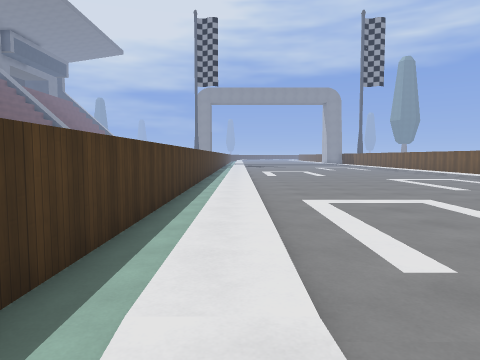
View 1 (above)

18 first-person views from a walk through a 3-D level made in the Godot game engine. The camera is 1.3 m above the floor, tilts 4° down and sees 70° across. The floor is counted in squares, 1.8 m on a side. Each view is taken from the middle of a square. On the plan, view 1 faces up. The plan holds only what a view shows up to about 11 squares ahead; the rest is blank. The place goes on beyond the plan. Some surface patterns are stand-ins.

View 2
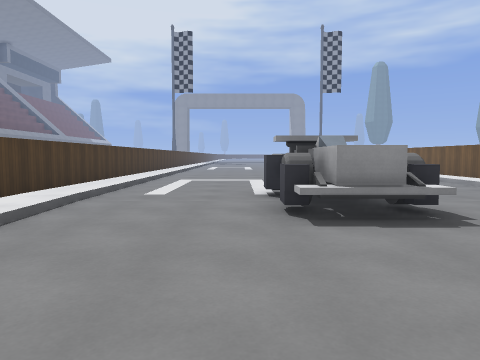

View 3
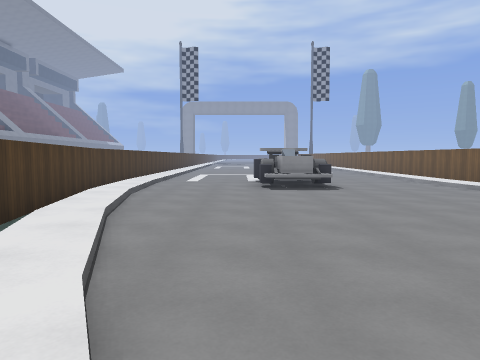

View 4
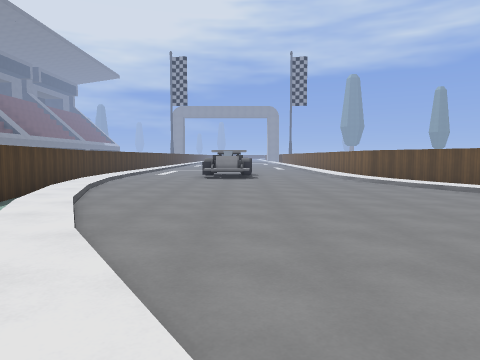

View 5
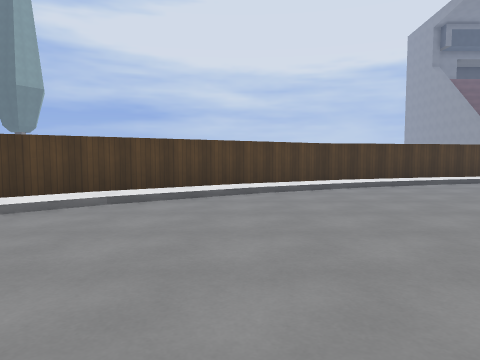

View 6
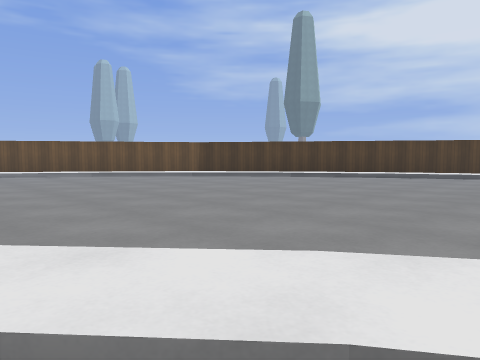

View 7
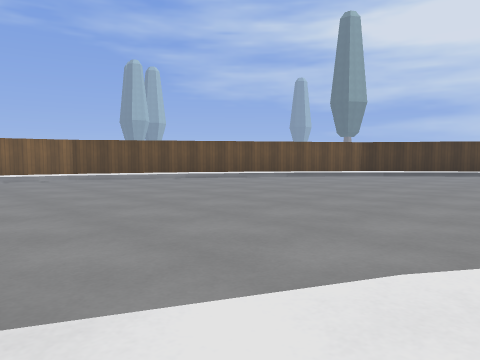

View 8
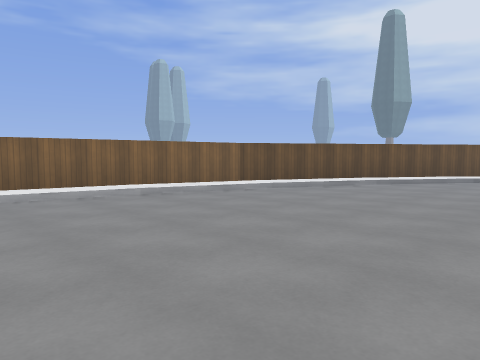

View 9
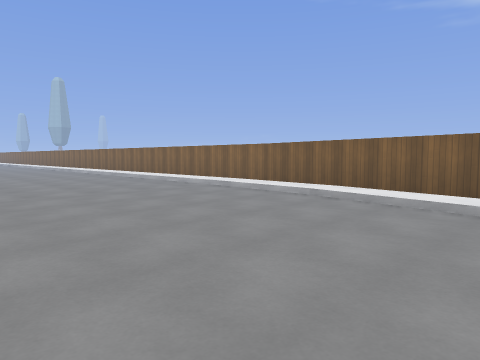

View 10
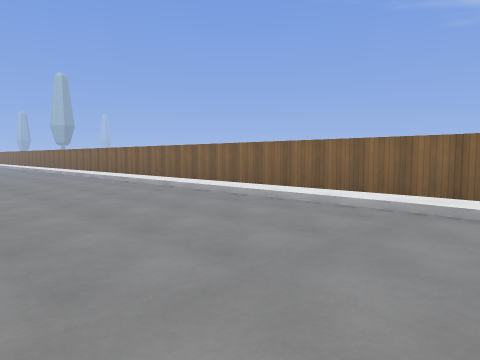

View 11
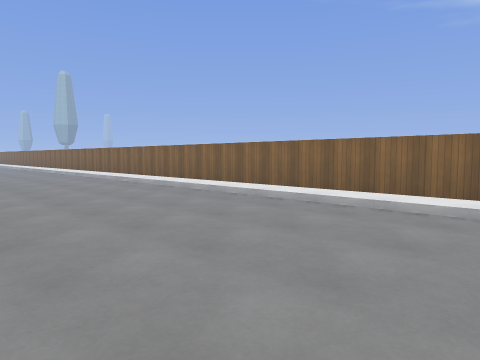

View 12
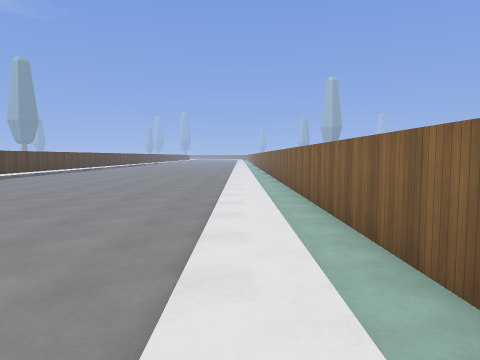

View 13
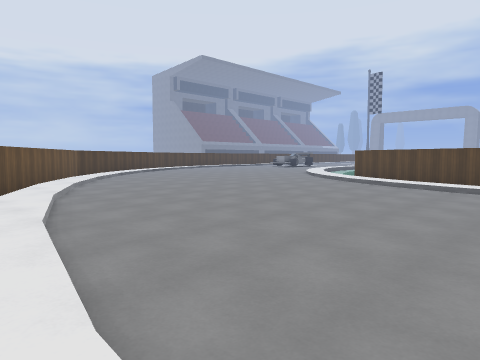

View 14
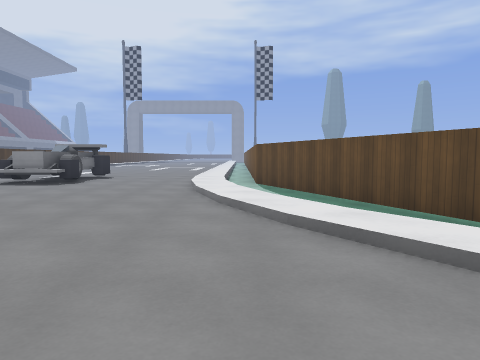

View 15
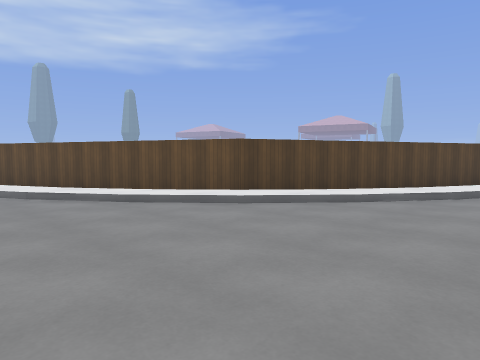

View 16
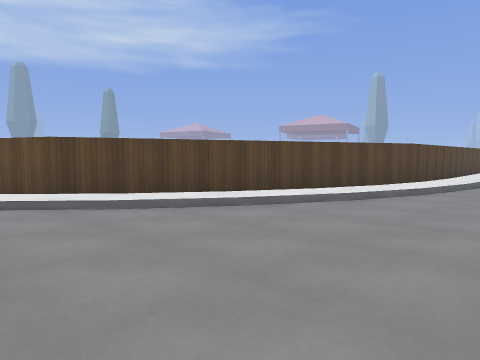

View 17
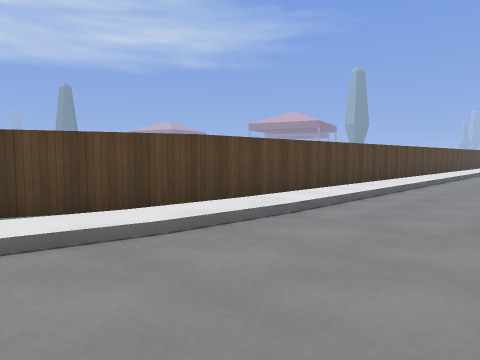

View 18
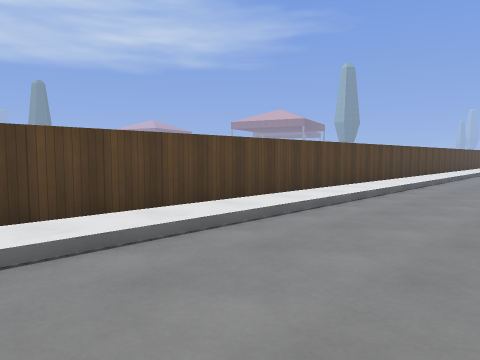

### Floor plan
Key: @ floor where view 1 was taken; # wall or solid block; . main floor; : floor 0.25 m higher than the main floor; - floor 0.25 m lower than the main floor; / step, stairs or slope; C car.
Columns run from 2 left of view 1 to 32 right of it. Each row starts with its distance up from view 1.
 11 #-:.......
 10 #-:.......
  9 #-:......
  8 #-:......
  7 #-:.....
  6 #-:....
  5 #-:....   .:
  4 #-:....   .:
  3 #-:... C ..
  2 #-:...CC...:-#
  1 #-:...CC...:-#
  0 ##@...CC...:-##
 -1  #:........//-#
 -2  #/........//-##
 -3  #//........:--#
 -4  #//........//-#
 -5  ##:........//-##
 -6   #//........//-#
 -7   #//.........:/###
 -8   #-:..........:/-###
 -9   ##//..........:/   ##
-10    ##:...........///   ############
-11     #//...........//://------
-12     ##//.............//::::::::::::
-13      ##//..........................
-14       #-:/........................
-15         /:/..................    ..
-16         #-//.................   ...
-17         ###//......................
-18           ##/:/....................
-19            ###/://.................
-20              ##-//://..............
-21                ####///:::::::::::::
-22                   ######-----------
-23                         ###########

Where each view was taken, in squares from view 1:
view 1: 0 up, 0 right, facing up
view 2: 4 down, 3 right, facing up
view 3: 9 down, 3 right, facing up
view 4: 13 down, 5 right, facing up
view 5: 10 down, 10 right, facing left
view 6: 6 down, 13 right, facing down-left
view 7: 10 down, 17 right, facing down-left
view 8: 14 down, 20 right, facing down-left
view 9: 15 down, 16 right, facing down-right
view 10: 16 down, 21 right, facing down-right
view 11: 16 down, 23 right, facing down-right
view 12: 21 down, 23 right, facing right
view 13: 21 down, 21 right, facing up-left
view 14: 9 down, 10 right, facing up
view 15: 12 down, 9 right, facing up-right
view 16: 14 down, 12 right, facing up-right
view 17: 15 down, 19 right, facing up-right
view 18: 15 down, 23 right, facing up-right
